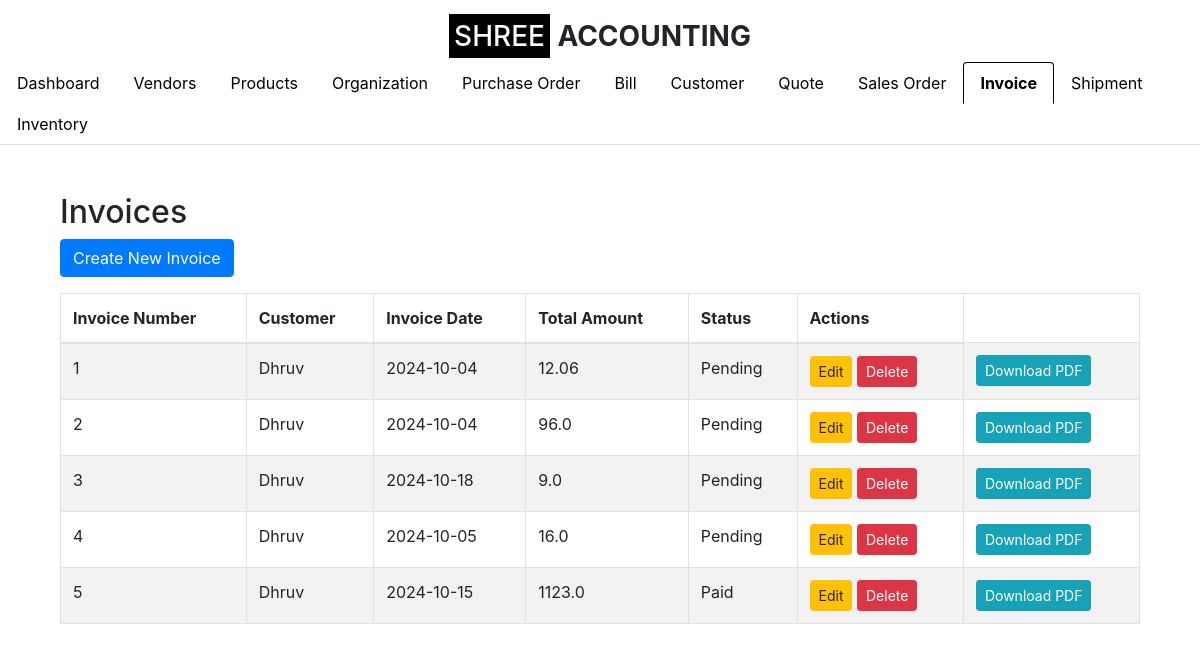
The app's page /invoice (signed in), older data.
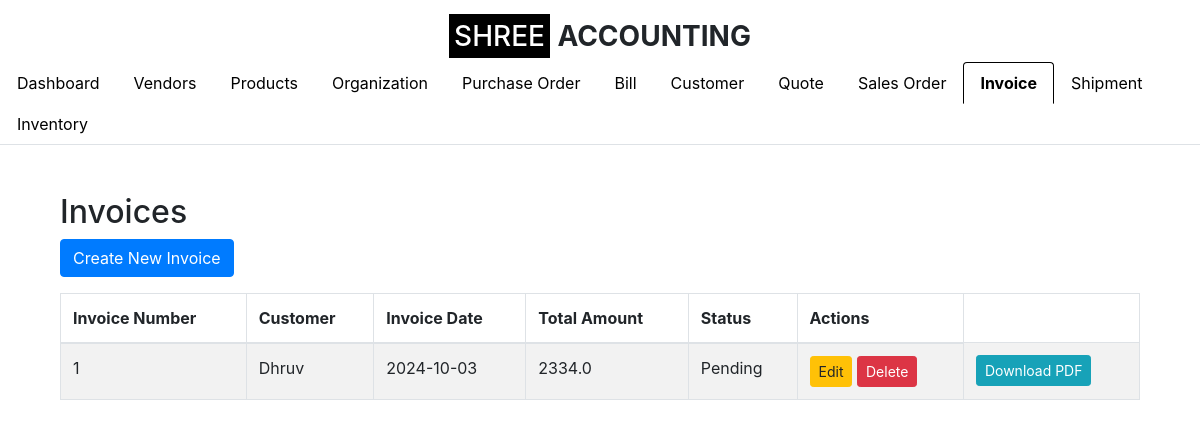
The same page, newer data.
### app.py (models this page shows, shortened)
class Invoice(db.Model):
    __tablename__ = 'invoice'
    id = db.Column(db.Integer, primary_key=True)
    invoice_number = db.Column(db.String(50), nullable=False, unique=True)
    customer_id = db.Column(db.Integer, db.ForeignKey('customer.id'), nullable=False)
    invoice_date = db.Column(db.Date, nullable=False)
    total_amount = db.Column(db.Float, nullable=False)
    status = db.Column(db.String(50), nullable=False, default='Draft')
    organization_id = db.Column(db.Integer, db.ForeignKey('organization.id'), nullable=False)
    customer = db.relationship('Customer', backref=db.backref('invoices', lazy=True))
    line_items = db.relationship('InvoiceLineItem', backref='invoice_ref', lazy=True, cascade="all, delete-orphan")

class Customer(db.Model):
    id = db.Column(db.Integer, primary_key=True)
    customer_name = db.Column(db.String(100), nullable=False)
    company_name = db.Column(db.String(100), nullable=False)
    email_id = db.Column(db.String(100), nullable=False)
    phone_number = db.Column(db.String(15), nullable=False)
    address = db.Column(db.String(255), nullable=False)
    gst_number = db.Column(db.String(15), nullable=True)  # GST Number is optional
    organization_id = db.Column(db.Integer, db.ForeignKey('organization.id'), nullable=False)
    organization = db.relationship('Organization', backref=db.backref('customers', lazy=True))

### app.py (the view)
    def wrap(*args, **kwargs):
        if 'logged_in' in session:
            return f(*args, **kwargs)
        else:
            flash('Please log in first.', 'warning')
            return redirect(url_for('login'))

### app.py (called while the page is built)
def login_required(f):
    def wrap(*args, **kwargs):
        if 'logged_in' in session:
            return f(*args, **kwargs)
        else:
            flash('Please log in first.', 'warning')
            return redirect(url_for('login'))
    wrap.__name__ = f.__name__
    return wrap

@app.route('/invoice', methods=['GET', 'POST'])
@login_required
def invoice_list():
    organization_id = session.get('organization_id')
    invoices = Invoice.query.join(Customer).filter(
        Customer.organization_id == organization_id,
        Invoice.organization_id == organization_id
    ).all()
    return render_template('invoice_list.html', invoices=invoices, show_logo=True, active_tab='invoice')

### templates/invoice_list.html (shortened to what this page needs)
{% extends "base.html" %}
{% block content %}
<div class="container mt-5">
    <h2>Invoices</h2>
    <a href="{{ url_for('create_invoice') }}" class="btn btn-primary mb-3">Create New Invoice</a>
    <table class="table table-bordered table-striped">
        <thead>
            <tr>
                <th>Invoice Number</th>
                <th>Customer</th>
                <th>Invoice Date</th>
                <th>Total Amount</th>
                <th>Status</th>
                <th>Actions</th>
            </tr>
        </thead>
        <tbody>
            {% for invoice in invoices %}
            <tr>
                <td>{{ invoice.invoice_number }}</td>
                <td>{{ invoice.customer.customer_name }}</td>
                <td>{{ invoice.invoice_date }}</td>
                <td>{{ invoice.total_amount }}</td>
                <td>{{ invoice.status }}</td>
                <td>
                    <a href="{{ url_for('edit_invoice', invoice_id=invoice.id) }}" class="btn btn-warning btn-sm">Edit</a>
                    <form method="POST" action="{{ url_for('delete_invoice', invoice_id=invoice.id) }}" style="display:inline-block;">
                        <button type="submit" class="btn btn-danger btn-sm">Delete</button>
                    </form>
                </td>
                <td>
    <a href="{{ url_for('generate_invoice_pdf', invoice_id=invoice.id) }}" class="btn btn-info btn-sm">Download PDF</a>
</td>
            </tr>
            {% endfor %}
        </tbody>
    </table>
</div>
{% endblock %}

Row changes from the older to the newer data that the page shows:
removed Invoice: invoice_number "2", customer.customer_name "Dhruv", invoice_date "2024-10-04", total_amount "96.0", status "Pending"
removed Invoice: invoice_number "3", customer.customer_name "Dhruv", invoice_date "2024-10-18", total_amount "9.0", status "Pending"
removed Invoice: invoice_number "4", customer.customer_name "Dhruv", invoice_date "2024-10-05", total_amount "16.0", status "Pending"
removed Invoice: invoice_number "5", customer.customer_name "Dhruv", invoice_date "2024-10-15", total_amount "1123.0", status "Paid"
changed Invoice "Pending": invoice_date "2024-10-04" → "2024-10-03"; total_amount "12.06" → "2334.0"
